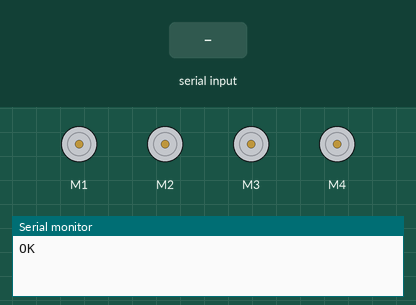
This sketch was run on a simulated Arduino Uno, built with avr-gcc and run on an emulated ATmega328P. On the bench: 4 × DC motor (green arrow = forward, orange = backward, longer = faster), the last lines printed to the serial monitor. The inputs (shaded band) are chosen by the test bench.

Above: at 1.2 s.
1.3 s: "1\n" received over Serial
At 2.2 s:
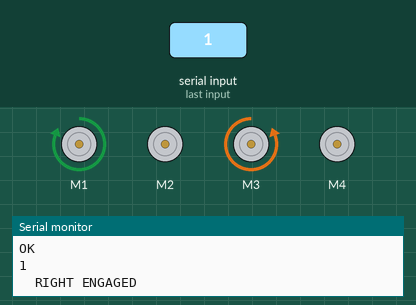
2.8 s: "RCV,1\n" received over Serial
4.3 s: "RCV,150\n" received over Serial
5.8 s: "90,45,200\n" received over Serial
7.3 s: "90,45\n" received over Serial
8.8 s: "90,45,200,10\n" received over Serial
Timing chart, 0 to 11.3 s (numbered marks = the images above; inputs shaded):
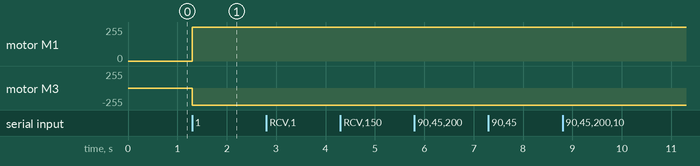

The sketch:

OSC_motor_cntrl.ino
```cpp
#include <stdio.h>
#include <AFMotor.h>

AF_DCMotor motor1(1);
AF_DCMotor motor2(2);
AF_DCMotor motor3(3);
AF_DCMotor motor4(4);

unsigned long time;
int forwardSpeed = 0;

int x=0;
int y=0;
int z=0;

void setup() {
	Serial.begin(115200);
	Serial.println("OK");
}

char command[1024];
char commandBuffer[128];
int commandBufferSize = 0;

void readCommandBuffer(int bytesToRead) {
	int i = 0;
	char c = 0;
	while (i < 128 && (i < bytesToRead || bytesToRead <= 0)) {
		while (!Serial.available());
		c = Serial.read();
		if (c == '\r' || c == '\n') {
			break;
		}
		commandBuffer[i] = c;
		i++;
	}
	commandBufferSize = i;
}

void readCommand() {
	command[0] = '\0';
	readCommandBuffer(0);
	if (strncmp(commandBuffer, "RCV", 3) == 0) {
		commandBuffer[commandBufferSize] = '\0';
		int expectedSize = atoi(commandBuffer + 4);
		if (expectedSize <= 0 || expectedSize > 1024) {
			return;
		}
		Serial.println("RDY");
		int bytesRead = 0;
		while (bytesRead < expectedSize) {
			readCommandBuffer(expectedSize - bytesRead);
			memcpy(command + bytesRead, commandBuffer, commandBufferSize);
			bytesRead += commandBufferSize;
			Serial.print("ACK ");
			Serial.println(commandBufferSize);
		}
		command[bytesRead] = '\0';
	} else {
		memcpy(command, commandBuffer, commandBufferSize);
		command[commandBufferSize] = '\0';
	}
}

 String getValue(String data, char separator, int index)
{
  int found = 0;
  int strIndex[] = {0, -1};
  int maxIndex = data.length()-1;

  for(int i=0; i<=maxIndex && found<=index; i++){
    if(data.charAt(i)==separator || i==maxIndex){
        found++;
        strIndex[0] = strIndex[1]+1;
        strIndex[1] = (i == maxIndex) ? i+1 : i;
    }
  }
  return found>index ? data.substring(strIndex[0], strIndex[1]) : "";
}

void cmdCVRT(String input){
  String split = input;
  String val1 = getValue(split, ',', 0);
  String val2 = getValue(split, ',', 1);
  String val3 = getValue(split, ',', 2);
  x = val1.toInt();
  y = val2.toInt();
  z = val3.toInt();
}

void loop() {
    int fieldIndex = 0;            // the current field being received

	if (Serial.available()) {
		readCommand();
                cmdCVRT(command);
//                String split = command;
//                String word3 = getValue(split, ',', 0);
                Serial.println(command);
//                Serial.println(x);
//                Serial.println(y);
//                Serial.println(z);
   dirX(255,x);
   dirY(255,y);
   dirZ(255,z);
//   stopAll(x,y,z);
//if (z == 1){
//  Serial.
//}
	}
}

void dirX(int Speed, int dir){
    if (dir == 1){
    MSpeedAll(Speed);
    Right();
    Serial.print("  RIGHT ENGAGED");
  }
    if (dir == -1){
    MSpeedAll(Speed);
    Left();
    Serial.print("  LEFT ENGAGED");
  }
    if (dir == 0){
  }
}

void dirY(int Speed, int dir){
   if (dir == 1){
    MSpeedAll(Speed);
    Forward();
    Serial.print("  FORWARD ENGAGED");
  }
    if (dir == -1){
    MSpeedAll(Speed);
    Backward();
    Serial.print("  BACKWARD ENGAGED");
  }
    if (dir == 0){
  }
}

void dirZ(int Speed, int dir){
     if (dir == 1){
    MSpeedAll(Speed);
    RotRight();
    Serial.print("  ROT-RIGHT ENGAGED");
  }
    if (dir == -1){
    MSpeedAll(Speed);
    RotLeft();
    Serial.print("  ROT-LEFT ENGAGED");
  }
    if (dir == 0){
  }
}

void stopAll(int dirX, int dirY, int dirZ){
  if (dirX == 0){
    if (dirY == 0){
      if (dirZ == 0){
    motor1.run(RELEASE);
    motor2.run(RELEASE);
    motor3.run(RELEASE);
    motor4.run(RELEASE);
}
    }
  }
}
int MSpeedAll(int x){
  motor1.setSpeed(x);
  motor2.setSpeed(x);
  motor3.setSpeed(x);
  motor4.setSpeed(x);
}
int Forward(){
  motor1.run(FORWARD);
//  motor2.run(BACKWARD);
  motor3.run(BACKWARD);
//  motor4.run(FORWARD);
}
int Backward(){
  motor1.run(BACKWARD);
//  motor2.run(FORWARD);
  motor3.run(FORWARD);
//  motor4.run(BACKWARD);
}
int Right(){
  motor1.run(FORWARD);
//  motor2.run(FORWARD);
  motor3.run(BACKWARD);
//  motor4.run(BACKWARD);
}
int Left(){
  motor1.run(BACKWARD);
//  motor2.run(BACKWARD);
  motor3.run(FORWARD);
//  motor4.run(FORWARD);
}
int RotRight(){
  motor1.run(FORWARD);
  motor2.run(FORWARD);
  motor3.run(FORWARD);
  motor4.run(FORWARD);
}
int RotLeft(){
  motor1.run(BACKWARD);
  motor2.run(BACKWARD);
  motor3.run(BACKWARD);
  motor4.run(BACKWARD);
}
```

Measured:
- after the input at 1.3 s, motor M1: stopped → forward 255/255 at once; motor M3: stopped → backward 255/255 at once
